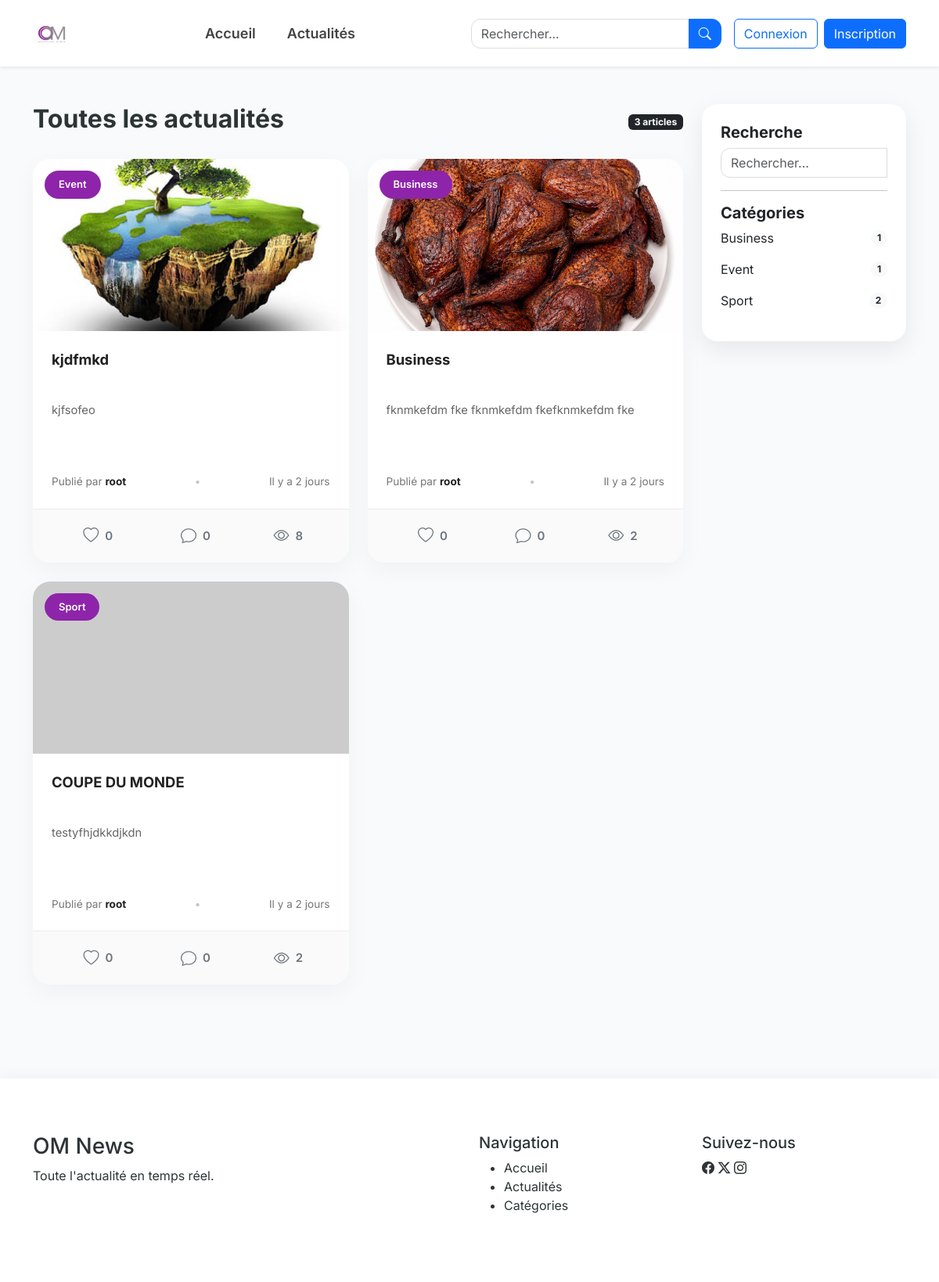
The page /blog/ on the database as committed earlier.
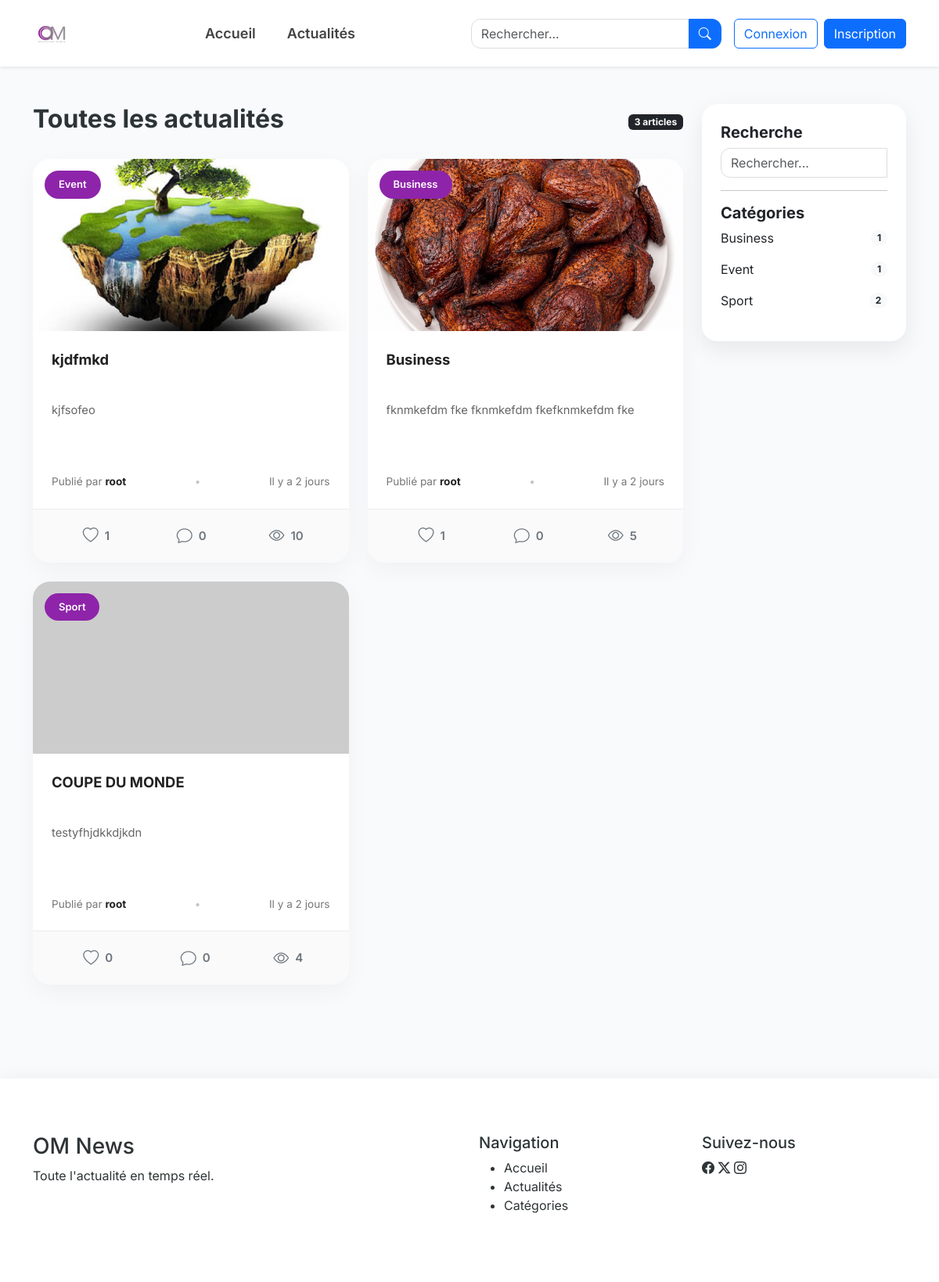
The same page on the database as committed later.
### blog/models.py (models this page shows, shortened)
class Post(models.Model):
    STATUS_CHOICES = (
        ("Draft", "Brouillon"),
        ("Published", "Publié"),
    )
    title = models.CharField(max_length=255)
    slug = models.SlugField(
        unique=True,
        blank=True
    )
    content = models.TextField()
    image = models.ImageField(
        upload_to="posts/",
        blank=True,
        null=True
    )
    status = models.CharField(
        max_length=20,
        choices=STATUS_CHOICES,
        default="Draft"
    )
    created_at = models.DateTimeField(auto_now_add=True)
    updated_at = models.DateTimeField(auto_now=True)
    author = models.ForeignKey(
        User,
        on_delete=models.CASCADE,
        related_name="posts"
    )
    category = models.ForeignKey(
        Category,
        on_delete=models.CASCADE,
        related_name="posts"
    )
    views = models.PositiveIntegerField(default=0)
    class Meta:
        ordering = ["-created_at"]
        verbose_name = "Article"
        verbose_name_plural = "Articles"

class Category(models.Model):
    name = models.CharField(max_length=100, unique=True)
    description = models.TextField(blank=True)
    created_at = models.DateTimeField(auto_now_add=True)
    class Meta:
        ordering = ["name"]
        verbose_name = "Catégorie"
        verbose_name_plural = "Catégories"

### blog/views.py (the view, shortened to what this page needs)
# urls.py: path("", views.index, name="blog.index"),
def index(request):
    search = request.GET.get("search")
    posts = Post.objects.filter(status="Published")
    liked_posts = []
    if search:
        posts = posts.filter(title__icontains=search)
    categories = Category.objects.all()
    context = {
        "posts": posts.order_by("-created_at"),
        "categories": categories,
        "search": search,
        "liked_posts": liked_posts,
    }
    return render(request, "blog/index.html", context)

### blog/templatetags/blog_extras.py (called while the page is built)
@register.filter
def time_since(value):
    if not value:
        return ""
    now = timezone.now()
    diff = now - value
    seconds = diff.total_seconds()
    if seconds < 60:
        return "À l'instant"
    minutes = int(seconds / 60)
    if minutes < 60:
        return f"Il y a {minutes} min"
    hours = int(minutes / 60)
    if hours < 24:
        return f"Il y a {hours} heure(s)"
    days = diff.days
    if days == 1:
        return "Hier"
    return f"Il y a {days} jours"

### blog/templates/blog/index.html (shortened to what this page needs)
{% extends 'base.html' %}
{% block content %}
<div class="container py-5">
  <div class="row">
    <div class="col-lg-9">
      <div class="d-flex justify-content-between align-items-center mb-4">
        <h2 class="fw-bold">Toutes les actualités</h2>
        <span class="badge bg-dark">
          {{ posts.count }} article{{ posts.count|pluralize }}
        </span>
      </div>
      <div class="row">
        {% for post in posts %} {% with card_class="col-lg-6 col-md-6" %} {%include 'includes/article_card.html' %} {% endwith %} {% empty %}
        <div class="col-12">
          <div class="alert alert-warning">Aucun article publié.</div>
        </div>
        {% endfor %}
      </div>
    </div>
    <div class="col-lg-3">
      <div class="card sidebar-card p-4 sticky-top">
        <h5 class="fw-bold">Recherche</h5>
        <form method="GET">
          <input
            type="text"
            name="search"
            value="{{ search|default:'' }}"
            class="form-control"
            placeholder="Rechercher..."
          />
        </form>
        <hr />
        <h5 class="fw-bold">Catégories</h5>
        {% for category in categories %}
        <div class="d-flex justify-content-between align-items-center mb-3">
          <span>{{ category.name }}</span>
          <span class="badge rounded-pill bg-light text-dark">
            {{ category.posts.count }}
          </span>
        </div>
        {% empty %}
        <p>Aucune catégorie.</p>
        {% endfor %}
      </div>
    </div>
  </div>
</div>
{% endblock %}

### templates/includes/article_card.html
{% load blog_extras %}
<div class="{{ card_class|default:'col-lg-4 col-md-6' }} mb-4">
  <div class="news-card">
    <a href="{% url 'blog.detail' post.slug %}" class="news-link">
      <div class="news-image">
        {% if post.image %}
        <img src="{{ post.image.url }}" alt="{{ post.title }}" />
        {% else %}
        <img src="https://placehold.co/800x500" alt="OM News" />
        {% endif %}
        <span class="category-badge"> {{ post.category.name }} </span>
      </div>
      <div class="news-content">
        <h3 class="news-title">{{ post.title }}</h3>
        <p class="news-summary">{{ post.content|truncatewords:18 }}</p>
        <div class="news-meta">
          <span> Publié par <strong>{{ post.author.username }}</strong> </span>
          <span class="dot">•</span>
          <span> {{ post.created_at|time_since }} </span>
        </div>
      </div>
    </a>
    <div class="news-actions">
      <button
    class="like-btn {% if post.id in liked_posts %}liked{% endif %}" data-slug="{{ post.slug }}">
        <i class="bi {% if post.id in liked_posts %}bi-heart-fill{% else %}bi-heart{% endif %}"></i>
        <span>{{ post.likes.count }}</span>
      </button>
      <a href="{% url 'blog.detail' post.slug %}#comments">
        <i class="bi bi-chat"></i>
        <span>{{ post.comments.count }}</span>
      </a>
      <span>
        <i class="bi bi-eye"></i>
        {{ post.views }}
      </span>
    </div>
  </div>
</div>

Rows that differ between the two databases and show on the page:
changed Post "kjdfmkd": likes.count "0" → "1"; views "8" → "10"
changed Post "Business": likes.count "0" → "1"; views "2" → "5"
changed Post "COUPE DU MONDE": views "2" → "4"
